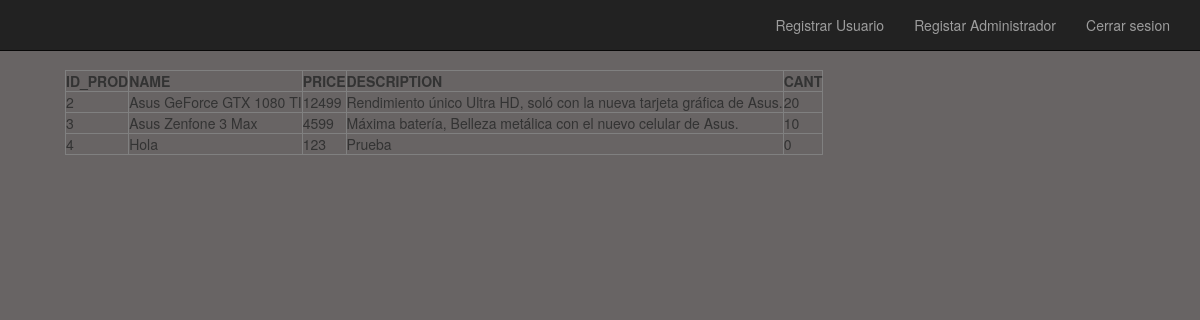
Page /tienda.php on the committed database.
### tables this page shows
CREATE TABLE `product` (
  `id_prod` int(11) NOT NULL,
  `name` varchar(50) NOT NULL,
  `price` varchar(7) NOT NULL,
  `description` varchar(150) NOT NULL,
  `cant` int(11) NOT NULL
);

### conectionShop.php (the view, shortened to what this page needs)
<?php
class conectionShop{
	private $conection;
	public function __construct(){
		$this->conection = new mysqli('localhost','root','','proyectoweb1');
	}
	public function showArticles(){
		$consult = "SELECT * from product";
		$result = mysqli_query($this->conection, $consult)
			or die ("Error al borrar usuario");
		echo '<table border="1">';
		echo '<tr>';
		echo '<th id="id">ID_PROD</th>';
		echo '<th id="name">NAME</th>';
		echo '<th id="price">PRICE</th>';
		echo '<th id="des">DESCRIPTION</th>';
		echo '<th id="cant">CANT</th>';
		echo '</tr>';
		while ($atrib = mysqli_fetch_array($result)) {
			echo '<tr>';
			echo '<td>'.$atrib['id_prod'].'</td>';
			echo '<td>'.$atrib['name'].'</td>';
			echo '<td>'.$atrib['price'].'</td>';
			echo '<td>'.$atrib['description'].'</td>';
			echo '<td>'.$atrib['cant'].'</td>';
			echo '</tr>';
		}
		echo '</table>';
	}
}
?>

### css/estilos.css (style rules this page uses)
html, body { margin: 0; padding: 0; width: 100%; height: 100%; overflow: hidden; text-align: left; }

### rows in the picture
product: id_prod "2", name "Asus GeForce GTX 1080 TI", price "12499", description "Rendimiento único Ultra HD, soló con la nueva tarjeta gráfica de Asus.", cant "20"
product: id_prod "3", name "Asus Zenfone 3 Max", price "4599", description "Máxima batería, Belleza metálica con el nuevo celular de Asus.", cant "10"
product: id_prod "4", name "Hola", price "123", description "Prueba", cant "0"
